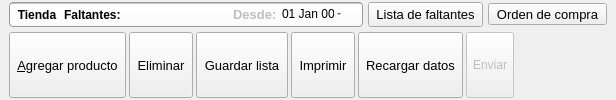
               <widget class="QWidget" name="topModuleF" native="true">
                <layout class="QVBoxLayout" name="verticalLayout_8">
                 <property name="margin">
                  <number>0</number>
                 </property>
                 <item>
                  <widget class="QWidget" name="topModule_2" native="true">
                   <layout class="QVBoxLayout" name="verticalLayout_53">
                    <property name="spacing">
                     <number>5</number>
                    </property>
                    <property name="topMargin">
                     <number>2</number>
                    </property>
                    <property name="bottomMargin">
                     <number>2</number>
                    </property>
                    <item>
                     <layout class="QHBoxLayout" name="horizontalLayout_18">
                      <property name="topMargin">
                       <number>0</number>
                      </property>
                      <item>
                       <widget class="QFrame" name="fBuscar_3">
                        <property name="sizePolicy">
                         <sizepolicy hsizetype="Preferred" vsizetype="Fixed">
                          <horstretch>0</horstretch>
                          <verstretch>0</verstretch>
                         </sizepolicy>
                        </property>
                        <property name="styleSheet">
                         <string notr="true">.QFrame{background-color: qlineargradient(spread:pad, x1:0, y1:0, x2:0, y2:1, stop:0 rgba(150, 150, 150, 255), stop:0.084833 rgba(255, 255, 255, 255), stop:1 rgba(250, 250, 250, 255));padding:0px; border-radius:4px;border:1px solid #999}
QToolButton, QLineEdit,QDateEdit{background:transparent; border:0px; margin:3px}
QDateEdit::drop-down{
image: url(:/actions/images/actions/black_18/calendar.png);
}</string>
                        </property>
                        <property name="frameShape">
                         <enum>QFrame::StyledPanel</enum>
                        </property>
                        <property name="frameShadow">
                         <enum>QFrame::Raised</enum>
                        </property>
                        <layout class="QHBoxLayout" name="horizontalLayout_37">
                         <property name="spacing">
                          <number>0</number>
                         </property>
                         <property name="leftMargin">
                          <number>0</number>
                         </property>
                         <property name="topMargin">
                          <number>0</number>
                         </property>
                         <property name="bottomMargin">
                          <number>0</number>
                         </property>
                         <item>
                          <widget class="QToolButton" name="tbFHome">
                           <property name="sizePolicy">
                            <sizepolicy hsizetype="Preferred" vsizetype="Preferred">
                             <horstretch>0</horstretch>
                             <verstretch>0</verstretch>
                            </sizepolicy>
                           </property>
                           <property name="font">
                            <font>
                             <weight>75</weight>
                             <bold>true</bold>
                            </font>
                           </property>
                           <property name="text">
                            <string>Tienda</string>
                           </property>
                           <property name="icon">
                            <iconset resource="../icons.qrc">
                             <normaloff>:/modulos/images/png/mini/faltantes.png</normaloff>:/modulos/images/png/mini/faltantes.png</iconset>
                           </property>
                           <property name="iconSize">
                            <size>
                             <width>18</width>
                             <height>18</height>
                            </size>
                           </property>
                           <property name="shortcut">
                            <string>Home</string>
                           </property>
                           <property name="toolButtonStyle">
                            <enum>Qt::ToolButtonIconOnly</enum>
                           </property>
                          </widget>
                         </item>
                         <item>
                          <widget class="QLabel" name="lbeProducto_2">
                           <property name="font">
                            <font>
                             <weight>75</weight>
                             <bold>true</bold>
                            </font>
                           </property>
                           <property name="text">
                            <string>Faltantes:</string>
                           </property>
                          </widget>
                         </item>
                         <item>
                          <widget class="QLineEdit" name="lepFiltro_2">
                           <property name="sizePolicy">
                            <sizepolicy hsizetype="Expanding" vsizetype="Fixed">
                             <horstretch>0</horstretch>
                             <verstretch>0</verstretch>
                            </sizepolicy>
                           </property>
                          </widget>
                         </item>
                         <item>
                          <widget class="QLabel" name="label_17">
                           <property name="enabled">
                            <bool>false</bool>
                           </property>
                           <property name="font">
                            <font>
                             <pointsize>10</pointsize>
                             <weight>75</weight>
                             <bold>true</bold>
                            </font>
                           </property>
                           <property name="text">
                            <string>Desde:</string>
                           </property>
                          </widget>
                         </item>
                         <item>
                          <widget class="QDateEdit" name="deFFecha">
                           <property name="alignment">
                            <set>Qt::AlignCenter</set>
                           </property>
                           <property name="buttonSymbols">
                            <enum>QAbstractSpinBox::NoButtons</enum>
                           </property>
                           <property name="accelerated">
                            <bool>true</bool>
                           </property>
                           <property name="displayFormat">
                            <string>dd MMM yy   </string>
                           </property>
                           <property name="calendarPopup">
                            <bool>true</bool>
                           </property>
                          </widget>
                         </item>
                        </layout>
                       </widget>
                      </item>
                      <item>
                       <widget class="QToolButton" name="tbFaltantes">
                        <property name="sizePolicy">
                         <sizepolicy hsizetype="Preferred" vsizetype="Preferred">
                          <horstretch>0</horstretch>
                          <verstretch>0</verstretch>
                         </sizepolicy>
                        </property>
                        <property name="font">
                         <font>
                          <pointsize>10</pointsize>
                         </font>
                        </property>
                        <property name="toolTip">
                         <string>Lista de productos</string>
                        </property>
                        <property name="text">
                         <string>Lista de faltantes</string>
                        </property>
                        <property name="icon">
                         <iconset resource="../icons.qrc">
                          <normaloff>:/actions/images/actions/color_18/spreadsheet.png</normaloff>:/actions/images/actions/color_18/spreadsheet.png</iconset>
                        </property>
                        <property name="iconSize">
                         <size>
                          <width>18</width>
                          <height>18</height>
                         </size>
                        </property>
                        <property name="toolButtonStyle">
                         <enum>Qt::ToolButtonTextUnderIcon</enum>
                        </property>
                       </widget>
                      </item>
                      <item>
                       <widget class="QToolButton" name="tbFLista">
                        <property name="font">
                         <font>
                          <pointsize>10</pointsize>
                         </font>
                        </property>
                        <property name="text">
                         <string>Orden de compra</string>
                        </property>
                        <property name="icon">
                         <iconset resource="../icons.qrc">
                          <normaloff>:/actions/images/actions/color_18/list.png</normaloff>:/actions/images/actions/color_18/list.png</iconset>
                        </property>
                        <property name="iconSize">
                         <size>
                          <width>18</width>
                          <height>18</height>
                         </size>
                        </property>
                        <property name="toolButtonStyle">
                         <enum>Qt::ToolButtonTextUnderIcon</enum>
                        </property>
                       </widget>
                      </item>
                     </layout>
                    </item>
                    <item>
                     <layout class="QHBoxLayout" name="horizontalLayout_46">
                      <property name="spacing">
                       <number>3</number>
                      </property>
                      <item>
                       <widget class="QToolButton" name="tbMas">
                        <property name="sizePolicy">
                         <sizepolicy hsizetype="Preferred" vsizetype="Preferred">
                          <horstretch>0</horstretch>
                          <verstretch>0</verstretch>
                         </sizepolicy>
                        </property>
                        <property name="font">
                         <font>
                          <pointsize>10</pointsize>
                         </font>
                        </property>
                        <property name="toolTip">
                         <string>Nuevo producto</string>
                        </property>
                        <property name="text">
                         <string>&amp;Agregar producto</string>
                        </property>
                        <property name="icon">
                         <iconset resource="../icons.qrc">
                          <normaloff>:/actions/images/actions/black_18/add.png</normaloff>:/actions/images/actions/black_18/add.png</iconset>
                        </property>
                        <property name="iconSize">
                         <size>
                          <width>18</width>
                          <height>18</height>
                         </size>
                        </property>
                        <property name="shortcut">
                         <string>Ctrl+N</string>
                        </property>
                        <property name="toolButtonStyle">
                         <enum>Qt::ToolButtonTextBesideIcon</enum>
                        </property>
                       </widget>
                      </item>
                      <item>
                       <widget class="QToolButton" name="tbMenos">
                        <property name="sizePolicy">
                         <sizepolicy hsizetype="Preferred" vsizetype="Preferred">
                          <horstretch>0</horstretch>
                          <verstretch>0</verstretch>
                         </sizepolicy>
                        </property>
                        <property name="font">
                         <font>
                          <pointsize>10</pointsize>
                         </font>
                        </property>
                        <property name="text">
                         <string>Eliminar</string>
                        </property>
                        <property name="icon">
                         <iconset resource="../icons.qrc">
                          <normaloff>:/actions/images/actions/black_18/delete.png</normaloff>:/actions/images/actions/black_18/delete.png</iconset>
                        </property>
                        <property name="toolButtonStyle">
                         <enum>Qt::ToolButtonTextBesideIcon</enum>
                        </property>
                       </widget>
                      </item>
                      <item>
                       <widget class="QToolButton" name="tbpGuardar_2">
                        <property name="sizePolicy">
                         <sizepolicy hsizetype="Preferred" vsizetype="Preferred">
                          <horstretch>0</horstretch>
                          <verstretch>0</verstretch>
                         </sizepolicy>
                        </property>
                        <property name="font">
                         <font>
                          <pointsize>10</pointsize>
                         </font>
                        </property>
                        <property name="toolTip">
                         <string>Guardar</string>
                        </property>
                        <property name="text">
                         <string>Guardar lista</string>
                        </property>
                        <property name="icon">
                         <iconset resource="../icons.qrc">
                          <normaloff>:/actions/images/actions/black_18/diskette.png</normaloff>:/actions/images/actions/black_18/diskette.png</iconset>
                        </property>
                        <property name="iconSize">
                         <size>
                          <width>18</width>
                          <height>18</height>
                         </size>
                        </property>
                        <property name="shortcut">
                         <string>Ctrl+G</string>
                        </property>
                        <property name="toolButtonStyle">
                         <enum>Qt::ToolButtonTextBesideIcon</enum>
                        </property>
                       </widget>
                      </item>
                      <item>
                       <widget class="QToolButton" name="tbFImprimir">
                        <property name="sizePolicy">
                         <sizepolicy hsizetype="Preferred" vsizetype="Preferred">
                          <horstretch>0</horstretch>
                          <verstretch>0</verstretch>
                         </sizepolicy>
                        </property>
                        <property name="font">
                         <font>
                          <pointsize>10</pointsize>
                         </font>
                        </property>
                        <property name="toolTip">
                         <string>Restaurar</string>
                        </property>
                        <property name="text">
                         <string>Imprimir</string>
                        </property>
                        <property name="icon">
                         <iconset resource="../icons.qrc">
                          <normaloff>:/actions/images/actions/black_18/print.png</normaloff>:/actions/images/actions/black_18/print.png</iconset>
                        </property>
                        <property name="iconSize">
                         <size>
                          <width>18</width>
                          <height>18</height>
                         </size>
                        </property>
                        <property name="shortcut">
                         <string>Ctrl+Backspace</string>
                        </property>
                        <property name="toolButtonStyle">
                         <enum>Qt::ToolButtonTextBesideIcon</enum>
                        </property>
                       </widget>
                      </item>
                      <item>
                       <widget class="QToolButton" name="pbListaFaltantes">
                        <property name="sizePolicy">
                         <sizepolicy hsizetype="Preferred" vsizetype="Preferred">
                          <horstretch>0</horstretch>
                          <verstretch>0</verstretch>
                         </sizepolicy>
                        </property>
                        <property name="font">
                         <font>
                          <pointsize>10</pointsize>
                         </font>
                        </property>
                        <property name="toolTip">
                         <string>Producto anterior</string>
                        </property>
                        <property name="text">
                         <string>Recargar datos</string>
                        </property>
                        <property name="icon">
                         <iconset resource="../icons.qrc">
                          <normaloff>:/actions/images/actions/black_18/reload.png</normaloff>:/actions/images/actions/black_18/reload.png</iconset>
                        </property>
                        <property name="iconSize">
                         <size>
                          <width>18</width>
                          <height>18</height>
                         </size>
                        </property>
                        <property name="shortcut">
                         <string>Alt+Left</string>
                        </property>
                        <property name="toolButtonStyle">
                         <enum>Qt::ToolButtonTextBesideIcon</enum>
                        </property>
                       </widget>
                      </item>
                      <item>
                       <widget class="QToolButton" name="tbpSiguiente_2">
                        <property name="enabled">
                         <bool>false</bool>
                        </property>
                        <property name="sizePolicy">
                         <sizepolicy hsizetype="Preferred" vsizetype="Preferred">
                          <horstretch>0</horstretch>
                          <verstretch>0</verstretch>
                         </sizepolicy>
                        </property>
                        <property name="toolTip">
                         <string>Producto siguiente</string>
                        </property>
                        <property name="text">
                         <string>Enviar</string>
                        </property>
                        <property name="icon">
                         <iconset resource="../icons.qrc">
                          <normaloff>:/actions/images/actions/black_18/mail.png</normaloff>:/actions/images/actions/black_18/mail.png</iconset>
                        </property>
                        <property name="iconSize">
                         <size>
                          <width>18</width>
                          <height>18</height>
                         </size>
                        </property>
                        <property name="shortcut">
                         <string>Alt+Right</string>
                        </property>
                        <property name="toolButtonStyle">
                         <enum>Qt::ToolButtonTextBesideIcon</enum>
                        </property>
                       </widget>
                      </item>
                      <item>
                       <spacer name="horizontalSpacer_18">
                        <property name="orientation">
                         <enum>Qt::Horizontal</enum>
                        </property>
                        <property name="sizeHint" stdset="0">
                         <size>
                          <width>40</width>
                          <height>20</height>
                         </size>
                        </property>
                       </spacer>
                      </item>
                     </layout>
                    </item>
                   </layout>
                  </widget>
                 </item>
                </layout>
               </widget>
